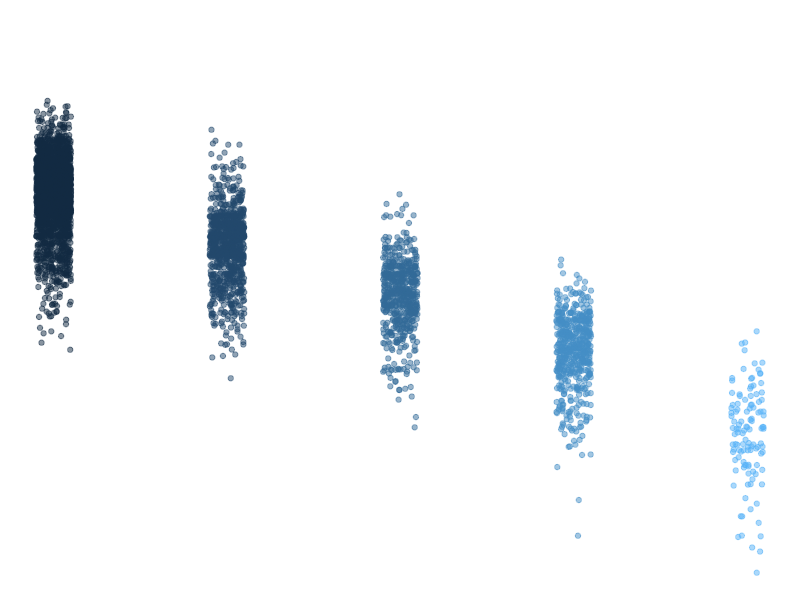

Here is the R script that generated this plot:
## ---- chunk 1
knitr::opts_chunk$set(echo = TRUE)
library(tidyverse)
## ---- chunk 2
summary(storms) #fixed data name
## ---- chunk 3
names(storms) #fixed function
## ---- chunk 4
ggplot(data = storms, aes(x = category, y = pressure)) +
  geom_jitter(width = 0.1, 
              alpha = 0.5,
              aes(color = category),
              show.legend = FALSE) +
  labs(x = "Storm Category", 
       y = "Air pressure at storm center (millibars)"
       ) +
  theme_void()
